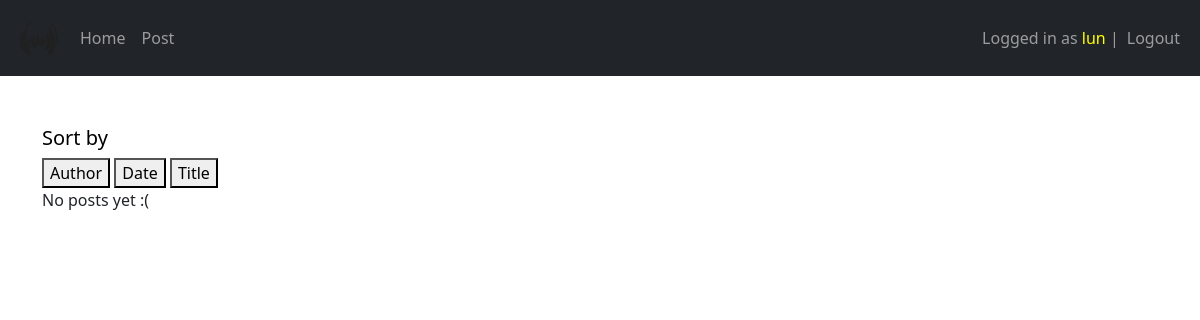
Before: / (signed in) with the older database file.
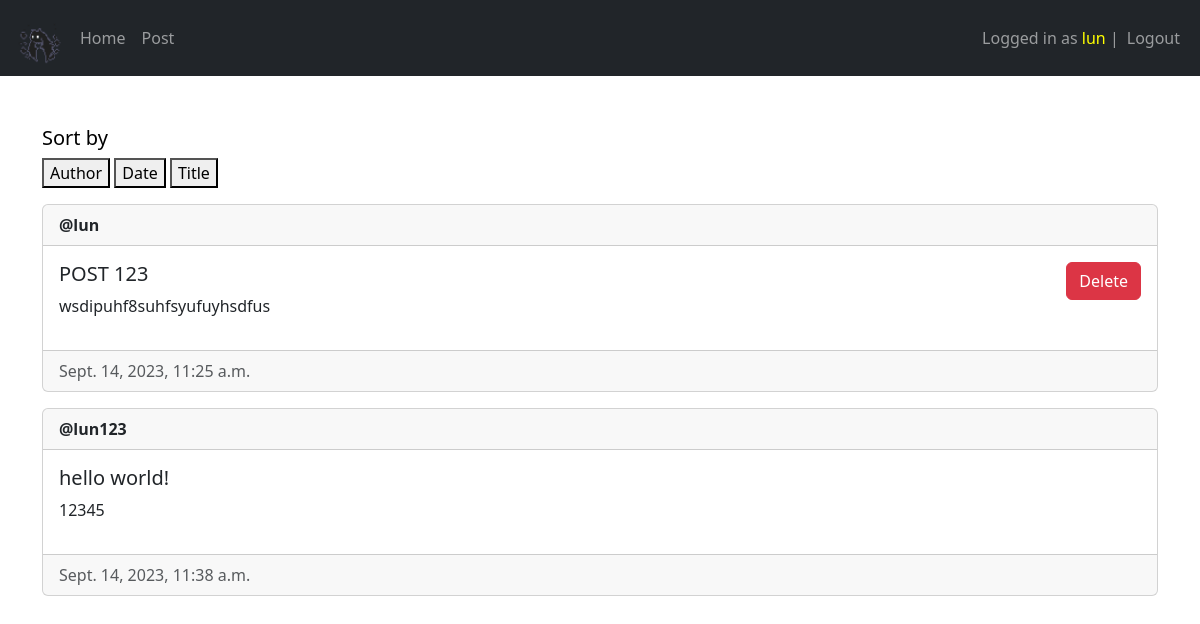
After: the same page with the newer database file.
### main/models.py (models this page shows, shortened)
class Post(models.Model):
    author = models.ForeignKey(User, on_delete=models.CASCADE)
    title = models.CharField(max_length=255)
    text = models.TextField()
    created_at = models.DateTimeField(auto_now_add=True)
    updated_at = models.DateTimeField(auto_now=True)

### main/views.py (the view)
# urls.py: path('', views.homepage, name='homepage'),
@login_required(login_url='/login')
def homepage(request):
    posts = Post.objects.all()
    sort_order = request.GET.get('sort', 'default')
    if request.method == "POST":
        post_id = request.POST.get("post-id")
        print(post_id)
    return render(request, 'main/home.html', {'posts' : posts})

### templates/main/home.html (shortened to what this page needs)
{% extends "main/base.html" %}
{% block content %}
<h5 style: "margin-left: 20px" style="color:black">Sort by</h5>
<form method="GET" action="{% url 'homepage' %}">
<button type="submit" name="sort" value="author"><span>Author</span></button>
<button type="submit" name="sort" value="created_at"><span>Date</span></button>
<button type="submit" name="sort" value="title"><span>Title</span></button>
</form>
{% for post in posts %}
<div class="card mt-3">
    <div class ='card-header'><strong>@{{ post.author }}</strong></div>
    <div class="card-body d-flex flex-row justify-content-between">
        <div>
            <h5 class='card-title'>{{ post.title }}</h5>
            <p>{{ post.text }}</p>
        </div>
        <div>
            {% if post.author == user %}
                <form method="post" action="{% url 'delete_post' %}">
                    <button class='btn btn-danger'type="submit" name="delete_post">Delete</button>
                </form>
            {% endif %}
        </div>
    </div>
    <div class="card-footer text-muted">{{ post.created_at }}</div>
</div>
{% empty %}
<p> No posts yet :( </p>
{% endfor %}
{% endblock %}

### templates/main/base.html (shortened to what this page needs)
<!DOCTYPE html>
{% load static %}
<html lang="en">
<head>
    <link href="https://cdn.jsdelivr.net/npm/bootstrap@5.3.1/dist/css/bootstrap.min.css" rel="stylesheet">
</head>
<body>
    <nav class="navbar navbar-expand-lg navbar-dark bg-dark">
        <div class="container-fluid">
            <div>
                <ul class="navbar-nav">
                    <li class="nav-item">
                        <a href="/"><img src="{% static "images/logo.gif" %}" width=60></a>
                    </li>
                    <li class="nav-item" style="margin-top: 10px">
                        <a class="nav-link" href="/">Home</a>
                    </li>
                    <li class="nav-item" style="margin-top: 10px">
                            <a class="nav-link" href="/create_post">Post</a>
                    </li>
                </ul>
            </div>
            <div>
                <ul class="navbar-nav">
                    {% if user.is_authenticated %}
                        {% if user.is_superuser %}
                            <span class="navbar-text">Logged in as <a style="color: yellow">{{ user.username }}</a> | </span>
                        {% else %}
                            <span class="navbar-text">Logged in as <a style="color: white">{{ user.username }}</a> | </span>
                        {% endif %}
                        <li class="nav-item">
                            <a class="nav-link" href="/logout">Logout</a>
                        </li>
                    {% endif %}
                </ul>
            </div>
        </div>
    </nav>
    <div class="container" style='margin-top: 50px'>
        {% block content%}{% endblock %}
    </div>
</body>
</html>

Changed rows visible on the page:
added Post: author "lun", title "POST 123", text "wsdipuhf8suhfsyufuyhsdfus", created_at "Sept. 14, 2023, 11:25 a.m."
added Post: author "lun123", title "hello world!", text "12345", created_at "Sept. 14, 2023, 11:38 a.m."
Other visible differences:
text no longer shown: "No posts yet :("
